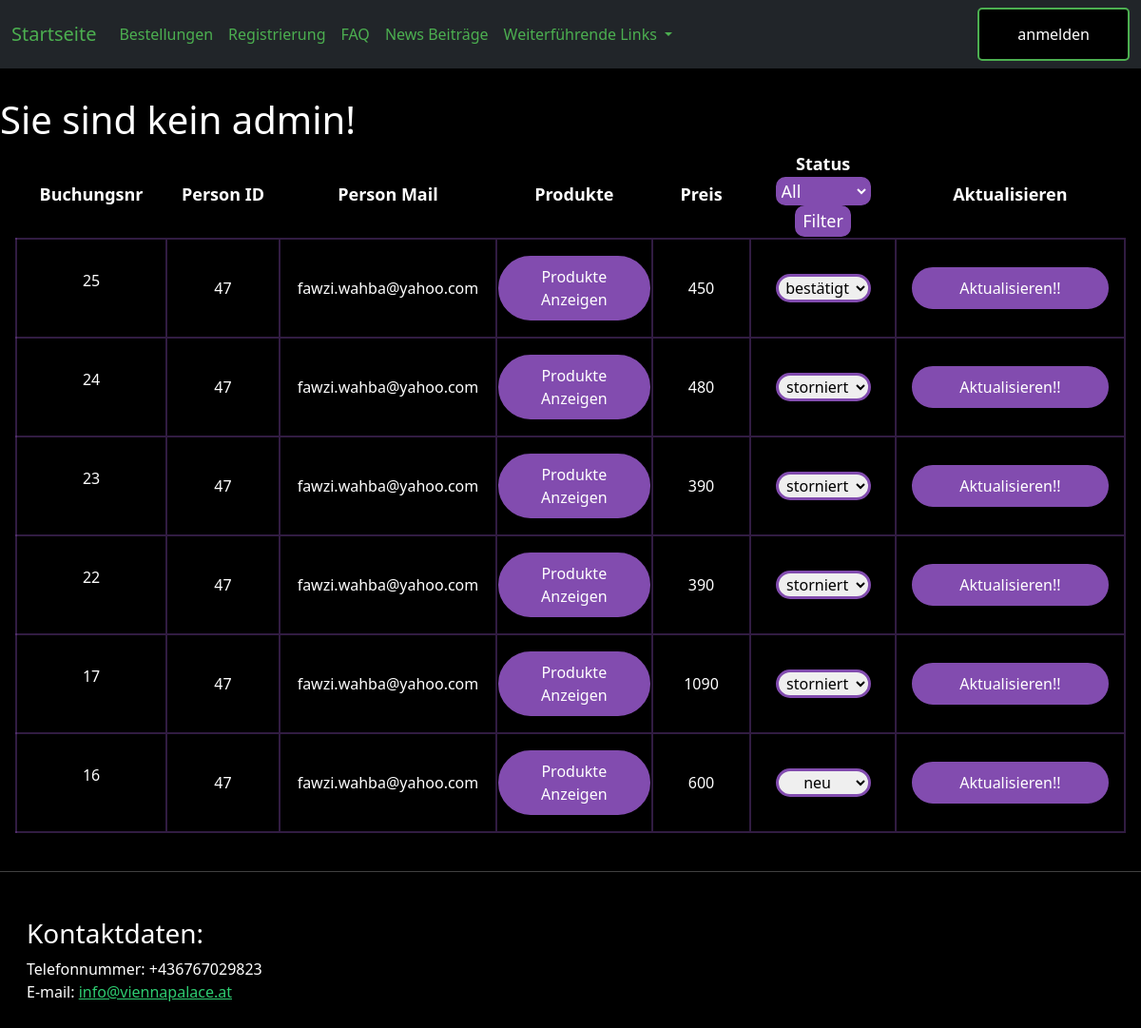
/admin/new_show_all_bestellungen.php, run on the app's committed database.
### tables this page shows
CREATE TABLE `bestellungen` (
  `id` int(11) NOT NULL,
  `bestellung_erstellen_fk` int(11) NOT NULL,
  `person_fk` int(11) NOT NULL,
  `status` text NOT NULL DEFAULT 'neu',
  `preis` int(11) NOT NULL
);

### admin/new_show_all_bestellungen.php (the view, shortened to what this page needs)
<?php
include "./admin.php";
?>
<!doctype html>
<html lang="en">
<head>
</head>
<body>
<table class="mx-3">
    <tr>
        <th class="th">Buchungsnr</th>
        <th class="th">Person ID</th>
        <th class="th">Person Mail</th>
        <th class="th">Produkte</th>
        <th class="th">Preis</th>
        <th class="th">Status
            <form method="post" action="">
                <select name="status_filter" class="dropdown_filter" id="status_filter">
                    <option value="" <?php if(!isset($_POST['status_filter'])) echo 'selected';?>>All</option>
                </select>
                <input type="submit" class="dropdown_submit" value="Filter">
            </form>
        </th>
        <th class="th">Aktualisieren</th>
    </tr>
    <?php
    include "../0include/dbaccess.php";
    $sql_bestellungen = "SELECT * FROM `bestellungen` ORDER BY id desc";
    $result_bestellungen = mysqli_query($db_obj, $sql_bestellungen);
    if (mysqli_num_rows($result_bestellungen) > 0) {
        while ($row_bestellungen = mysqli_fetch_assoc($result_bestellungen)) {
            $productData = array();
            $bestellung_erstellen_fk = $row_bestellungen['bestellung_erstellen_fk'];
            $sql_bestellung_erstellen = "SELECT * FROM `bestellung_erstellen` WHERE `id` = $bestellung_erstellen_fk";
            $result_bestellung_erstellen = mysqli_query($db_obj, $sql_bestellung_erstellen);
            $row_bestellung_erstellen = mysqli_fetch_assoc($result_bestellung_erstellen);
            for ($i = 1; $i <= 10; $i++) {
                $produkt_fk = $row_bestellung_erstellen["produkt_" . $i];
                if ($produkt_fk === null) {
                    break;
                }
                $sql_produkte = "SELECT * FROM produkte WHERE id = $produkt_fk";
                $result_produkte = mysqli_query($db_obj, $sql_produkte);
                $row_produkte = mysqli_fetch_assoc($result_produkte);
                $productData[] = array(
                    'name' => $row_produkte['name'],
                    'price' => $row_produkte['preis'],
                    'pfad' => $row_produkte['pfad'],
                    'id' => $row_produkte["id"],
                );
            }
            $person_id = $row_bestellungen["person_fk"];
            $sql_person = "SELECT * FROM `login` WHERE `id` = '$person_id'";
            $result_person = mysqli_query($db_obj, $sql_person);
            $row_person = mysqli_fetch_assoc($result_person);
            $row_person_mail = $row_person["usermail"];
            $json = json_encode($productData);
            echo "<form id='myform'>";
            echo "<tr class='my_tr text-center'>";
            echo "<td><p>$row_bestellungen[id]</p></td>";
            echo "<td>$person_id</td>";
            echo "<td>$row_person_mail</td>";
            echo "<td><button class='collapse-btn button_2  py-2 my-3' data-product-data='" . htmlspecialchars($json, ENT_QUOTES, 'UTF-8') . "'>Produkte Anzeigen</button></td>";
            echo "<td class='text-center right_border'>" . $row_bestellungen["preis"] . "</td>";
            echo "<td class='text-center right_border'>";
            echo "<select name='status' id='status' class='input my-4'>";
            echo "<option value='neu' " . ($row_bestellungen["status"] == "neu" ? "selected" : "") . ">neu</option>";
            echo "<option value='bestätigt' " . ($row_bestellungen["status"] == "bestätigt" ? "selected" : "") . ">bestätigt</option>";
            echo "<option value='storniert' " . ($row_bestellungen["status"] == "storniert" ? "selected" : "") . ">storniert</option>";
            echo "</select>";
            echo "</td>";
            echo "<td>";
            echo "<button type='submit' class='button_2 py-2 my-3 px-5' onclick='change_bestellung_data(this)'>Aktualisieren!!</button>";
            echo "</td>";
            echo "</tr>";
            echo "</form>";
        }
    }else {
        echo "</table>";
        echo "<div class='warnung py-3 my-3'>";
        echo "Keine Buchungen gefunden!";
        echo "</div>";
    }
    ?>
</table>
</body>
<?php
include_once "../0include/footer.php"
?>
</html>

### 0design/login.css (style rules this page uses)
body { background-color: black; color: white; }

### 0design/my_design.css (style rules this page uses)
body { background-color: black; color: white; }
.button_2 { background-color: #824caf; color: white; border: 2px solid #824caf; padding: 14px 40px; border-radius: 5px; transition-duration: 0.25s; }
.input { display: grid; grid-auto-rows: auto; grid-template-columns: 50%; margin-top: 30px; margin-left: 50%; transform: translate(-50%,-50%); text-align: center ; border: 3px #824caf solid ; padding: 14px 10px; width: 200px; outline: none; border-radius: 25px; transition-duration: 0.4s; }

### admin/new_show_all_bestellungen.php (style rules this page uses)
.my_tr { border: 2px solid #824caf60; }
td { border-right: #824caf60 2px solid; }
.th { width: 400px; margin-left: 50px; margin-right: 50px; font-size: large; text-align: center; }
.button_2 { margin: 0; margin-bottom: 50px; padding: 5px; padding-left: 20px; padding-right: 20px; border-radius: 50px; }
.input { margin: 0; margin-bottom: 50px; display: inline-block; padding: 0; width: 100px; transform: none; border-color: #824caf; }
.dropdown_filter { outline: none; color: white; border: 2px #824caf solid; background-color: #824caf; border-radius: 10px; }
.dropdown_submit { color: white; border: 2px #824caf solid; background-color: #824caf; border-radius: 10px; }

### data on the page
bestellungen: id "25", person_fk "47", person_fk.usermail "fawzi.wahba@yahoo.com", preis "450", status "bestätigt"
bestellungen: id "24", person_fk "47", person_fk.usermail "fawzi.wahba@yahoo.com", preis "480", status "storniert"
bestellungen: id "23", person_fk "47", person_fk.usermail "fawzi.wahba@yahoo.com", preis "390", status "storniert"
bestellungen: id "22", person_fk "47", person_fk.usermail "fawzi.wahba@yahoo.com", preis "390", status "storniert"
bestellungen: id "17", person_fk "47", person_fk.usermail "fawzi.wahba@yahoo.com", preis "1090", status "storniert"
bestellungen: id "16", person_fk "47", person_fk.usermail "fawzi.wahba@yahoo.com", preis "600", status "neu"
